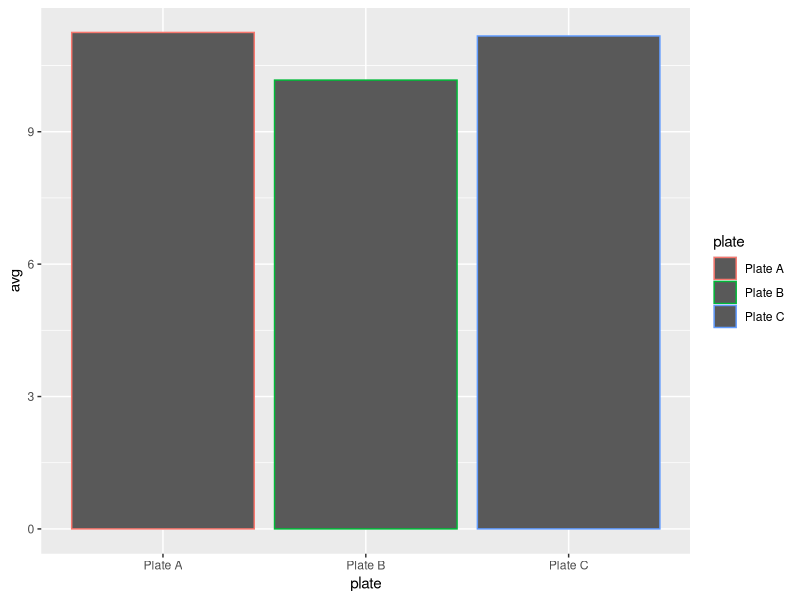

Here is the R script that generated this plot:
library(tidyverse)

df = read.csv("batch_9_edit.csv")

low_food = subset(df, Plate == "26-09-19 C(L)", select = c("Date","Month","Year","Plate","Day",
                                                           "Well","Alive","Molted"))

high_food_a = subset(df, Plate == "26-09-19 A(H)",
                   select = c("Date","Month","Year","Plate","Day","Well","Alive","Molted"))

high_food_b = subset(df, Plate == "26-09-19 B(H)",
                     select = c("Date","Month","Year","Plate","Day","Well","Alive","Molted"))

low_avg = sum(low_food$Alive, na.rm = TRUE) / 12
low_avg = round(low_avg, digits = 2)

high_a_avg = sum(high_food_a$Alive, na.rm = TRUE) / 12
high_a_avg = round(high_a_avg, digits = 2)

high_b_avg = sum(high_food_b$Alive, na.rm = TRUE) / 12
high_b_avg = round(high_b_avg, digits = 2)

avg = c(high_a_avg,high_b_avg,low_avg)
plate = c("Plate A", "Plate B", "Plate C")
food = data.frame(plate,avg)

food %>%
  ggplot(aes(x = plate, y = avg, color = plate)) + geom_col()


df = read.csv("batch_10_edit.csv")
